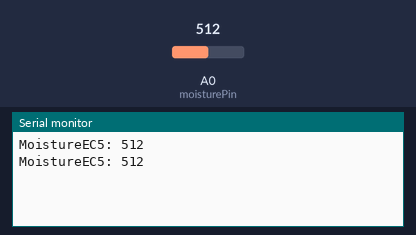
The sketch below on a simulated Arduino Uno, built for the host (arithmetic inside an expression is 32-bit, double 64-bit). On the bench: the last lines printed to the serial monitor. The test bench sets the inputs (shaded band); at power-on: A0 (moisturePin) = 512.

Above: at 2.3 s.
2.4 s: A0 (moisturePin) set to 716
At 3.2 s:
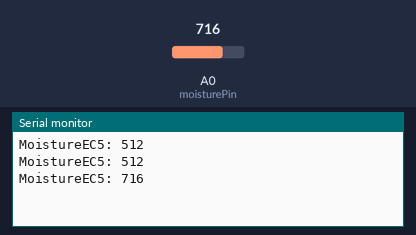
3.9 s: A0 (moisturePin) set to 900
At 5.3 s:
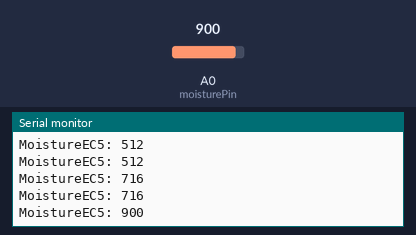
Timing chart, 0 to 6.9 s (numbered marks = the images above; inputs shaded):
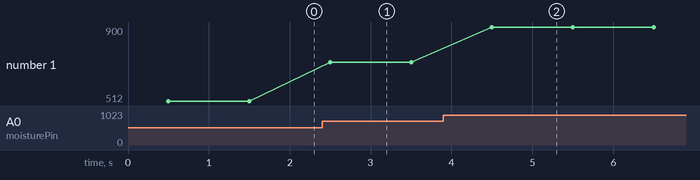

Measured:
- after the input at 2.4 s, the serial monitor: prints a new line after 0.10 s (image 1)
- after the input at 3.9 s, the serial monitor: prints a new line after 0.60 s (image 2)
- plotted number 1: 512 → 716 after the input at 2.4 s, 716 → 900 after the input at 3.9 s

The sketch:

moisture-ec-5.ino
```cpp
int moisturePin = A0;
int moistureValue = 0; // variable to store the value coming from the sensor

void setup() {
  Serial.begin(9600);
}

void loop() {
	// Reset analogReference
	analogReference(INTERNAL1V1);
	delay(500);

	moistureValue = analogRead(moisturePin);
	Serial.print("MoistureEC5: "); Serial.println(moistureValue, DEC);

	// Reset analogReference
	analogReference(DEFAULT);
	delay(500);
}
```
